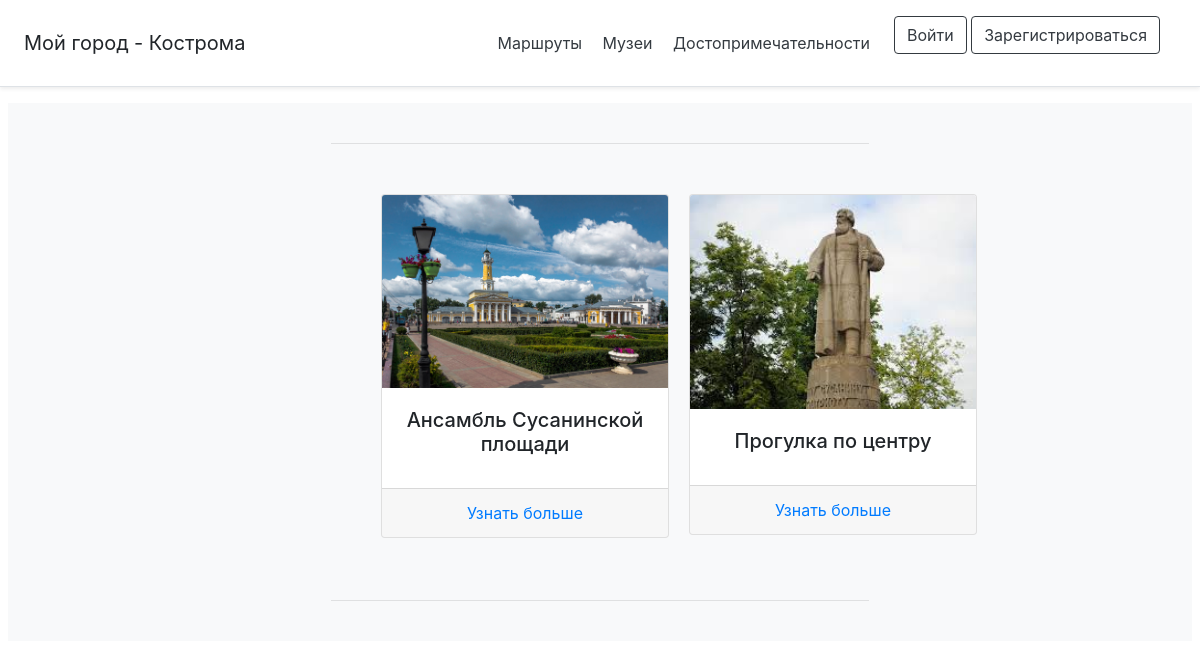
The page /kostroma_routes on the database its author committed.
### data/routes.py (models this page shows)
class Routes(SqlAlchemyBase):
    __tablename__ = 'routes'
    id = sqlalchemy.Column(sqlalchemy.Integer,
                           primary_key=True, autoincrement=True)
    title = sqlalchemy.Column(sqlalchemy.String, nullable=True)
    content = sqlalchemy.Column(sqlalchemy.String, nullable=True)
    image = sqlalchemy.Column(sqlalchemy.String, nullable=True)
    building = orm.relation("Building", back_populates='routes')

### main.py (the view)
@app.route('/kostroma_routes')
def routes():
    session = db_session.create_session()
    b = session.query(Routes).all()
    return render_template('route.html', title='Прогулки по Костроме', items=b)

### data/db_session.py (called while the page is built)
def create_session() -> Session:
    global __factory
    return __factory()

### templates/route.html
{% extends "base.html" %}
{% block content %}
<div class="container-fluid" style="margin:50px;">
        <div class="row" >
            <div class="card-columns">
            {% for item in items %}
             <div class="card" style="width: 18rem;">
                    <img class="card-img-top" src={{item.image}} alt="Card image cap">
                    <div class="card-body">
                    <h5 class="card-title">{{item.title}}</h5>
                   </div>
                  <div class="card-footer">
                      <a href="{{url_for('slider', rout_id=item.id)}}" class="card-link">Узнать больше</a>
                  </div>
            </div>
        {% endfor %}
        </div>
    </div>
</div>
{% endblock %}

### static/css/style2.css (style rules this page uses)
@media (min-width: 576px) { .card-columns { -webkit-column-count: 2; column-count: 2 } }
@media (min-width: 768px) { .card-columns { -webkit-column-count: 2; column-count: 2 } }
@media (min-width: 992px) { .card-columns { -webkit-column-count: 2; column-count: 2 } }

### rows shown on the page
Routes: image (picture), title "Ансамбль Сусанинской площади"
Routes: image (picture), title "Прогулка по центру"
